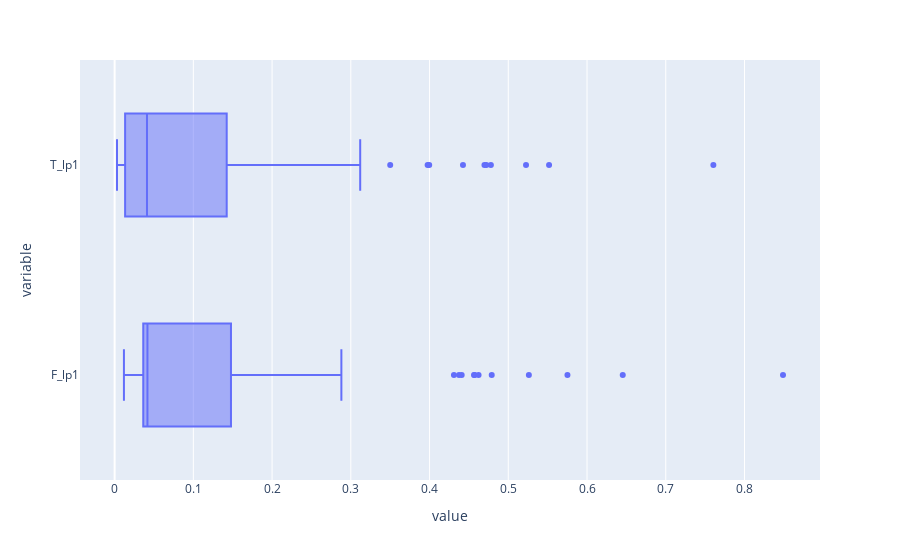

Notebook source saved alongside this figure:
### Markdown cell above
Boxplot

### Code cell
plty.box(X_lp1_df, x = ["F_lp1", "T_lp1"])

### Figure 1 — Plotly figure (JSON) as saved in the notebook; plotly's stock layout.template omitted (floating-point values rounded to 4 significant figures; data arrays with more than 128 entries replaced by an {"elided": "..."} marker saying what was removed)
{"data": [{"alignmentgroup": "True", "hovertemplate": "value=%{x}<br>variable=%{y}<extra></extra>", "legendgroup": "", "marker": {"color": "#636efa"}, "name": "", "notched": false, "offsetgroup": "", "orientation": "h", "showlegend": false, "type": "box", "x": {"elided": "176 float values"}, "x0": " ", "xaxis": "x", "y": {"elided": "176 str values"}, "y0": " ", "yaxis": "y"}], "layout": {"boxmode": "group", "legend": {"tracegroupgap": 0}, "margin": {"t": 60}, "xaxis": {"anchor": "y", "domain": [0, 1], "title": {"text": "value"}}, "yaxis": {"anchor": "x", "domain": [0, 1], "title": {"text": "variable"}}}}
